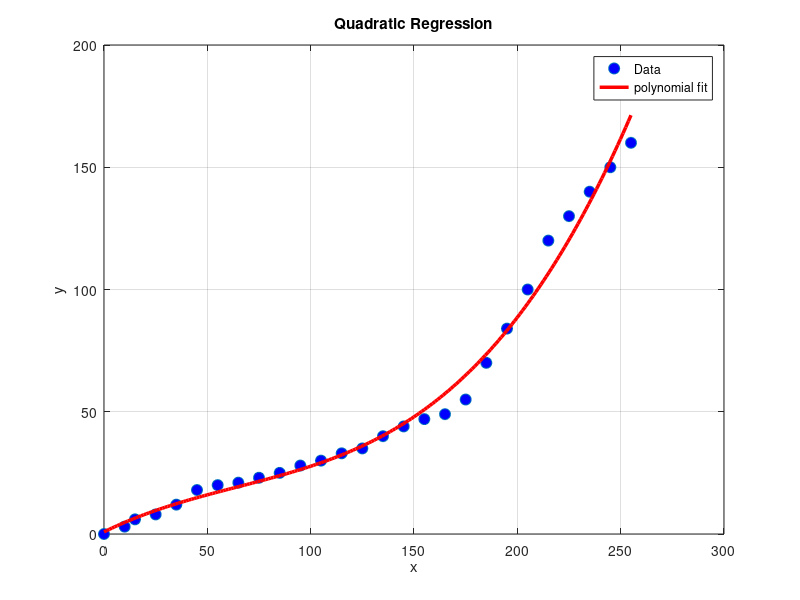

Reproduce this figure in MATLAB.
% Assume you already have your data as vectors
% Example data (replace with your own)
x = [255 245 235 225 215 205 195 185 175 165 155 145 135 125 115 105 95 85 75 65 55 45 35 25 15 10 0];
y = [160 150 140 130 120 100 84 70 55 49 47 44 40 35 33 30 28 25 23 21 20 18 12 8 6 3 0];

% Fit a quadratic polynomial (degree = 3)
p = polyfit(x, y, 3);   

% p is a vector of coefficients [a b c]
%   →  y ≈ a*x^3 + bx^2 + cx + d
disp('3rd polynomial coefficients [a b c d]:');
format long;
disp(p);

% Create smooth points for plotting the fit
x_fit = linspace(min(x), max(x), 200);     % smooth x values
y_fit = polyval(p, x_fit);                 % evaluate polynomial

% Plot
figure;
plot(x, y, 'o', 'MarkerFaceColor','b', 'MarkerSize',8);  hold on;
plot(x_fit, y_fit, 'r-', 'LineWidth', 2.5);
hold off;
xlabel('x'); ylabel('y');
title('Quadratic Regression');
legend('Data', 'polynomial fit', 'Location','best');
grid on;